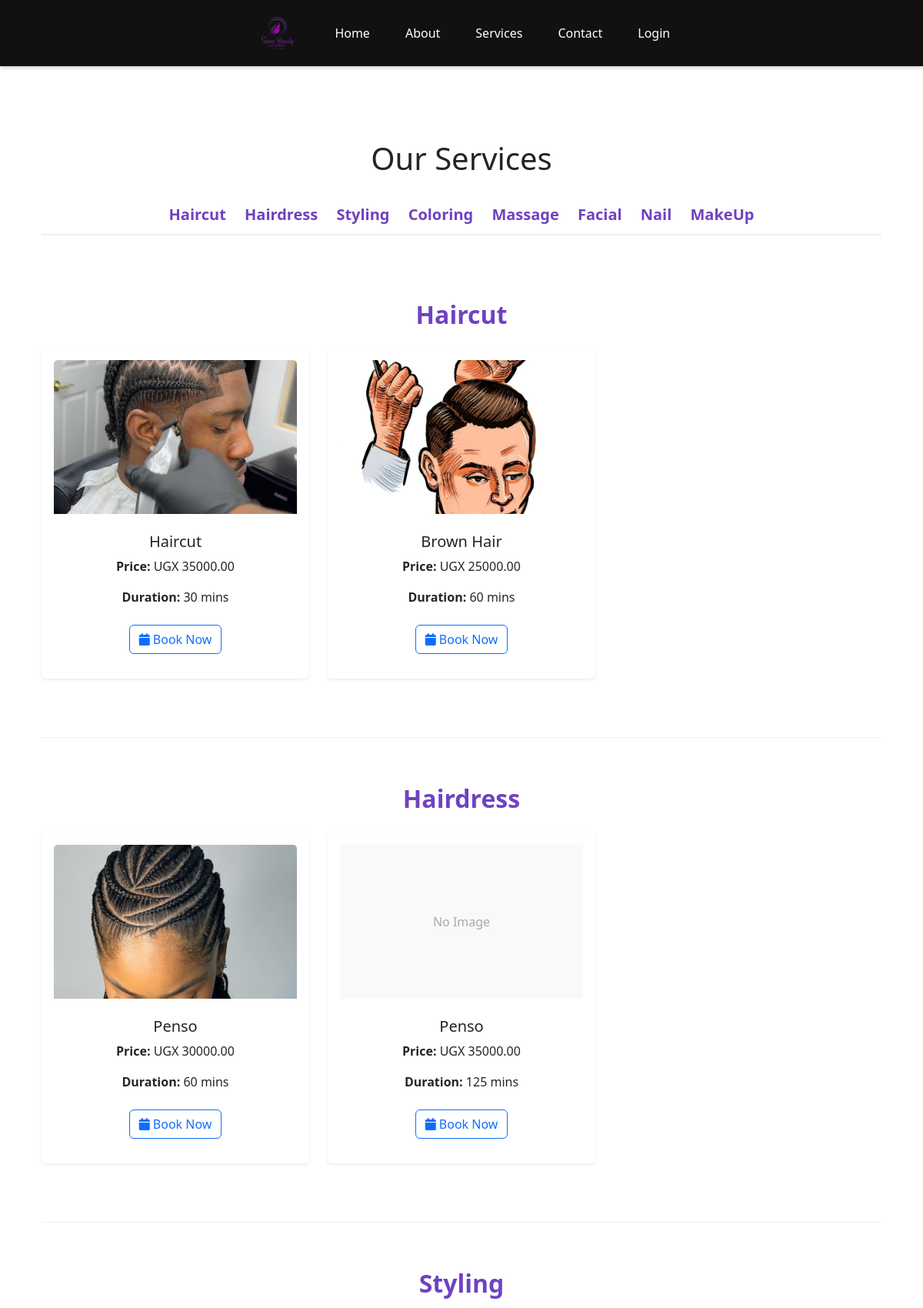
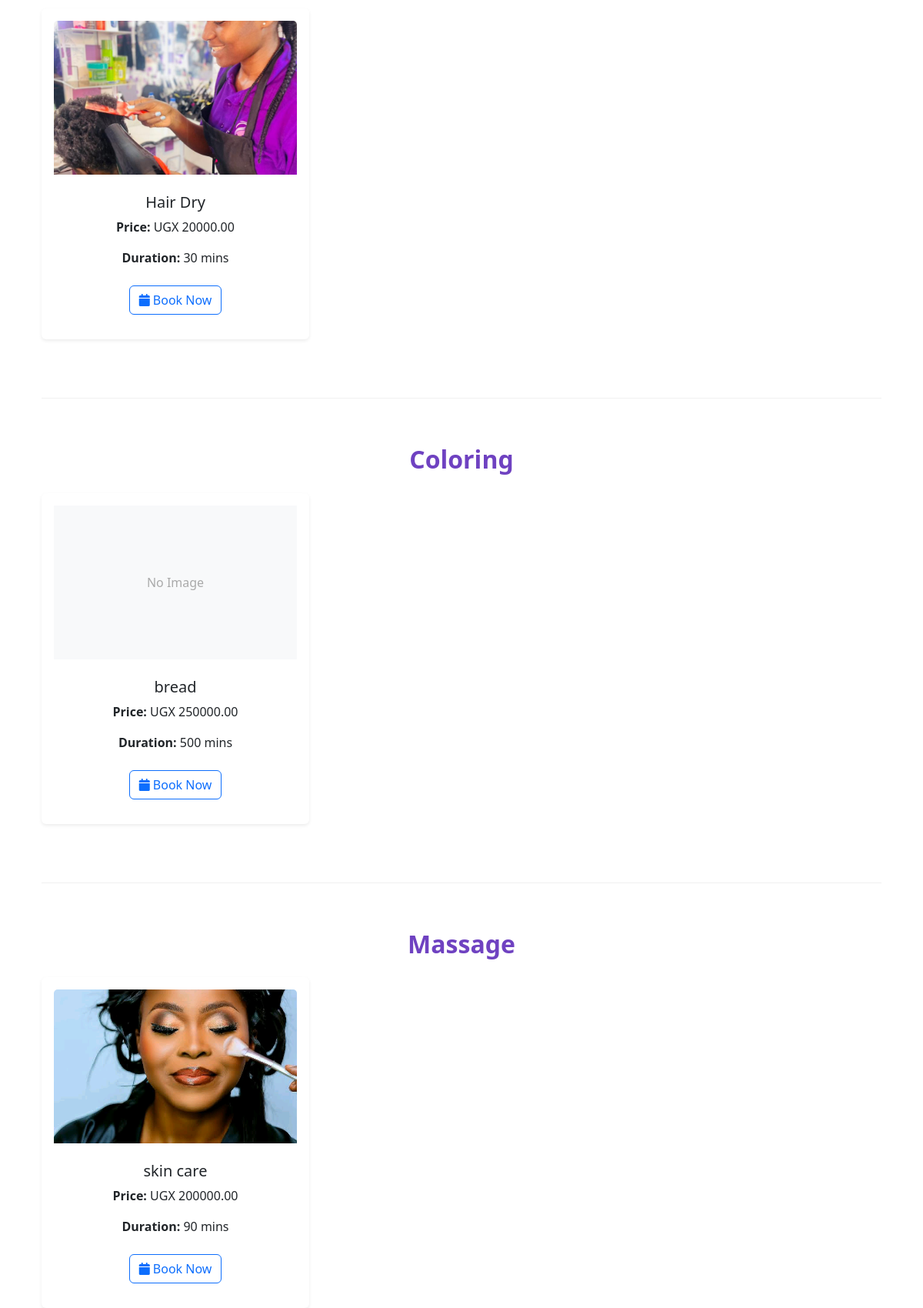
Page /services/ (upper part) on the committed database (2 pictures, top to bottom).
### snow/models.py (models this page shows, shortened)
class Service(models.Model):
    SERVICE_TYPES = [
        ('haircut', 'Haircut'),
        ('hairdress', 'Hairdress'),
        ('styling', 'Styling'),
        ('coloring', 'Coloring'),
        ('massage', 'Massage'),
        ('facial', 'Facial'),
        ('nail', 'Nail'),
        ('makeup', 'MakeUp'),
    ]
    salon = models.ForeignKey(
        Salon, on_delete=models.CASCADE, related_name='services', null=True, blank=True
    )
    provider = models.ForeignKey(
        settings.AUTH_USER_MODEL, on_delete=models.CASCADE, related_name='services', null=True, blank=True
    )
    name = models.CharField(max_length=100)
    price = models.DecimalField(max_digits=8, decimal_places=2)
    duration_minutes = models.IntegerField()
    service_type = models.CharField(max_length=50, choices=SERVICE_TYPES, default='haircut')
    featured = models.BooleanField(default=False)
    is_visible = models.BooleanField(default=True)
    promotion = models.CharField(max_length=100, blank=True, null=True)
    image = models.ImageField(upload_to='services/', blank=True, null=True)
    gallery_image1 = models.ImageField(upload_to='services/gallery/', blank=True, null=True)
    gallery_image2 = models.ImageField(upload_to='services/gallery/', blank=True, null=True)
    gallery_image3 = models.ImageField(upload_to='services/gallery/', blank=True, null=True)
    video = models.FileField(upload_to='services/videos/', blank=True, null=True)

### snow/views.py (the view)
# urls.py: path("services/", views.services, name="services"),
def services(request):
    services = Service.objects.filter(is_visible=True).order_by('-id')
    grouped_services = {
        label: services.filter(service_type=key, featured=True)
        for key, label in Service.SERVICE_TYPES
    }
    return render(request, "snow/partials/services.html", {
        "grouped_services": grouped_services,
        "service_types": Service.SERVICE_TYPES,
    })

### snow/context_processors.py (called while the page is built)
def roles_processor(request):
    return {
        'roles': CustomUser.ROLE_CHOICES
    }

### snow/templates/snow/partials/services.html (shortened to what this page needs)
{% extends 'snow/base.html' %}
{% load static %}
{% block content %}
<div class="container py-5">
  <h1 class="text-center mb-4 text-purple">Our Services</h1>
  <div class="service-nav text-center mb-4">
    {% for key, label in service_types %}
      <a href="#{{ label|slugify }}">{{ label }}</a>
    {% endfor %}
  </div>
  {% for section_name, services in grouped_services.items %}
  <section id="{{ section_name|slugify }}">
    <h2 class="text-center text-capitalize mb-4">{{ section_name }}</h2>
    {% if services %}
      <div class="row">
        {% for service in services %}
          <div class="col-md-4 mb-3">
            <div class="card shadow-sm p-3 border-0 h-100">
              {% if service.image %}
                <img src="{{ service.image.url }}" class="card-img-top mb-2" alt="{{ service.name }}" style="height:200px; object-fit:cover;">
              {% else %}
                <div class="bg-light text-center mb-2" style="height:200px; display:flex; align-items:center; justify-content:center; color:#aaa;">
                  No Image
                </div>
              {% endif %}
              <div class="card-body text-center">
                <h5 class="text-purple">{{ service.name }}</h5>
                <p><strong>Price:</strong> UGX {{ service.price }}</p>
                <p><strong>Duration:</strong> {{ service.duration_minutes }} mins</p>
                <a href="{% url 'book_service' service.id %}" class="btn btn-outline-primary mt-2">
                  <i class="fa fa-calendar"></i> Book Now
                </a>
              </div>
            </div>
          </div>
        {% endfor %}
      </div>
    {% else %}
      <p class="text-muted text-center">No {{ section_name|lower }} services available yet.</p>
    {% endif %}
  </section>
  {% endfor %}
</div>
{% endblock %}

### snow/templates/snow/base.html (shortened to what this page needs)
{% load static %}
<!DOCTYPE html>
<html lang="en">
<head>
    <link rel="stylesheet" href="{% static 'bootstrap/css/bootstrap.min.css' %}">
    <link rel="stylesheet" href="https://use.fontawesome.com/releases/v6.6.0/css/all.css">
    <link rel="stylesheet" href="{% static 'css/style.css' %}">
</head>
<body class="d-flex flex-column min-vh-100">
<nav class="navbar navbar-expand-lg custom-navbar">
    <div class="container justify-content-center">
        <ul class="navbar-nav">
            <li class="nav-item">
                <a class="nav-link" href="{% url 'home' %}">
                    <img src="{% static 'image/b.png' %}" alt="Snow Beauty Logo" class="logo">
                </a>
            </li>
            <li class="nav-item"><a class="nav-link" href="{% url 'home' %}">Home</a></li>
            <li class="nav-item"><a class="nav-link" href="{% url 'about' %}">About</a></li>
            <li class="nav-item"><a class="nav-link" href="{% url 'services' %}">Services</a></li>
            <li class="nav-item"><a class="nav-link" href="{% url 'contact' %}">Contact</a></li>
            <li class="nav-item"><a class="nav-link" href="{% url 'login' %}">Login</a></li>
        </ul>
    </div>
</nav>
<main class="container my-5 flex-grow-1">
    {% block content %}
    {% endblock %}
</main>
</body>
</html>

### static/css/style.css (style rules this page uses)
.custom-navbar { background-color: #111; padding: 10px 0; box-shadow: 0 2px 5px rgba(0, 0, 0, 0.2); }
.custom-navbar .navbar-nav { list-style: none; display: flex; justify-content: center; align-items: center; gap: 30px; margin: 0; padding: 0; }
.custom-navbar .nav-link { color: white !important; font-weight: 500; transition: color 0.3s; }
.custom-navbar .logo { height: 50px; }
a { color:black; text-decoration: none; font-size: 20px; font-weight: bold; }

### snow/templates/snow/partials/services.html (style rules this page uses)
html { scroll-behavior: smooth; }
.service-nav { position: sticky; top: 80px; background-color: #fff; z-index: 1000; border-bottom: 2px solid #eee; padding: 10px 0; }
.service-nav a { text-decoration: none; margin: 0 10px; color: #6f42c1; font-weight: 600; transition: color 0.3s ease; }
section { padding: 60px 0; border-bottom: 1px solid #f0f0f0; }
section h2 { color: #6f42c1; font-weight: 700; }

### rows in the picture
Service: image (picture), name "Haircut", price "35000.00", duration_minutes "30"
Service: image (picture), name "Brown Hair", price "25000.00", duration_minutes "60"
Service: image (picture), name "Penso", price "30000.00", duration_minutes "60"
Service: image "No Image", name "Penso", price "35000.00", duration_minutes "125"
Service: image (picture), name "Hair Dry", price "20000.00", duration_minutes "30"
Service: image "No Image", name "bread", price "250000.00", duration_minutes "500"
Service: image (picture), name "skin care", price "200000.00", duration_minutes "90"

### other values in the picture
{{ label }} "Haircut" "Hairdress" "Styling" "Coloring" "Massage" "Facial" "Nail" "MakeUp"
{{ section_name }} "Haircut" "Hairdress" "Styling" "Coloring" "Massage"
